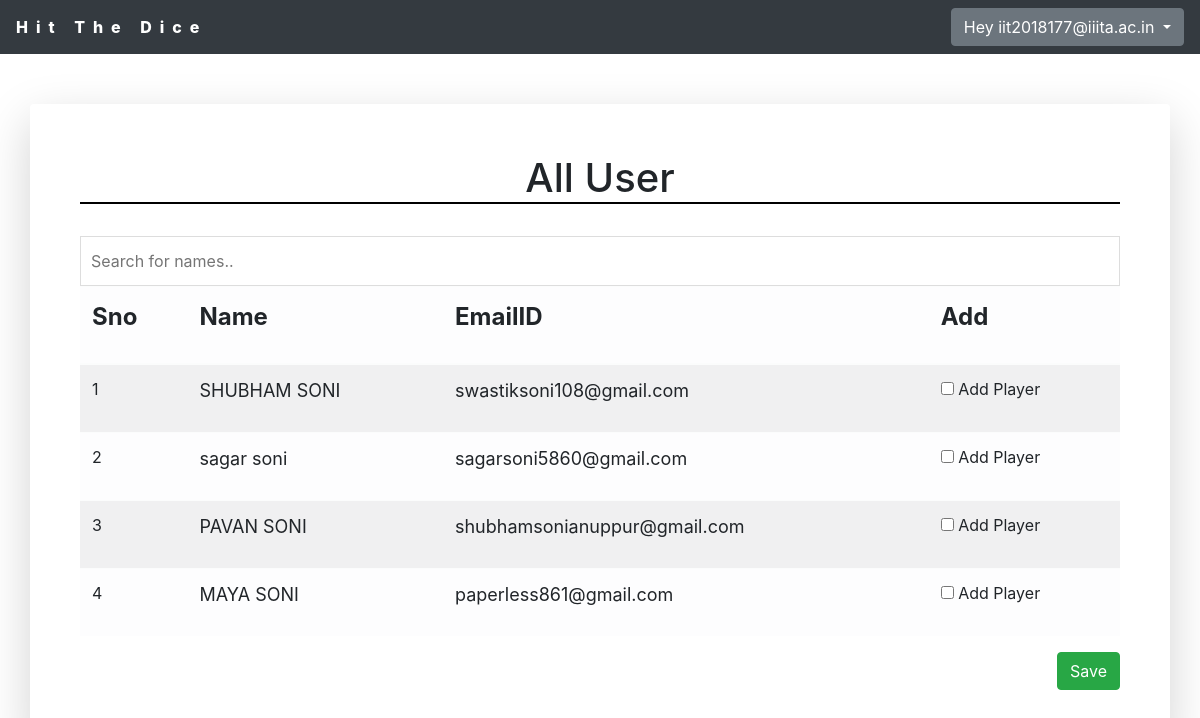
/users/SelectUser (signed in), run on the app's committed database.
### users/models.py (models this page shows, shortened)
class user(models.Model):
    name=models.CharField(max_length=50)
    email=models.EmailField()
    password=models.CharField(max_length=1000,default='None')
    profilePic=models.ImageField(null=True)
    isActive=models.BooleanField(null=True)

### users/views.py (the view)
# urls.py: path('SelectUser',views.SelectUser,name='SelectUser'),
def SelectUser(request):
    if request.session['slogin']:
        alluser = user.objects.all().exclude(email=request.session['loguser'])
        return render(request,'users/alluser.html',{'alluser':alluser})
    else:
        messages.error(request,'Please login')
        return HttpResponseRedirect('/users/mylogin')

### users/templates/users/alluser.html (shortened to what this page needs)
{%extends 'users/basic.html' %}
{% block  body %}
<div class="container rounded shadow-lg" style="overflow-x: auto;">
    <h1 style="border-bottom: 2px solid black;text-align: center;">All User</h1>
    <br>
    <input type="text" id="myInput" onkeyup="myFunction()" placeholder="Search for names..">
    <br>
    <form action="choosecolor" method="POST" id="myform">
        <table id="myTable" class="table table-striped table-light">
            <thead>
            <tr>
                <th scope="col"><p style="font-size: x-large;">Sno</p></th>
                <th scope="col"><p style="font-size: x-large;">Name</p></th>
                <th scope="col"><p style="font-size: x-large;">EmailID</p></th>
                <th scope="col"><p style="font-size: x-large;">Add</p></th>
            </tr>
            </thead>
            <tbody>
                {% for obj in alluser %}
                    <tr>
                        <td class="counterCel"></td>
                        <td><p style="font-size: large;">{{obj.name}} </p></td>
                        <td><p style="font-size: large;">{{obj.email}}</p></td>
                        <td><input class="mychecks" name="{{obj.email}}" type="checkbox" onclick='myplayer({{forloop.counter}})'> Add Player</td>
                    </tr>
                {% endfor %}
            </tbody>
        </table>
        <button style="float: right;" onclick="check()" type="button" class="btn btn-success">Save</button>
    </form>
</div>
{% endblock %}

### users/templates/users/alluser.html (style rules this page uses)
#myInput { width: 100%; font-size: 16px; padding: 10px; border: 1px solid #ddd; height: 50px; }
table { counter-reset: tableCount; }
.counterCel:before { content: counter(tableCount); counter-increment: tableCount; }
@media screen and (min-width: 769px) { .container { padding: 50px; margin: 50px auto; } }

### data on the page
user: name "SHUBHAM SONI", email "swastiksoni108@gmail.com"
user: name "sagar soni", email "sagarsoni5860@gmail.com"
user: name "PAVAN SONI", email "shubhamsonianuppur@gmail.com"
user: name "MAYA SONI", email "paperless861@gmail.com"

### other printed values
{{ request.session.loguser }} "iit2018177@iiita.ac.in"
